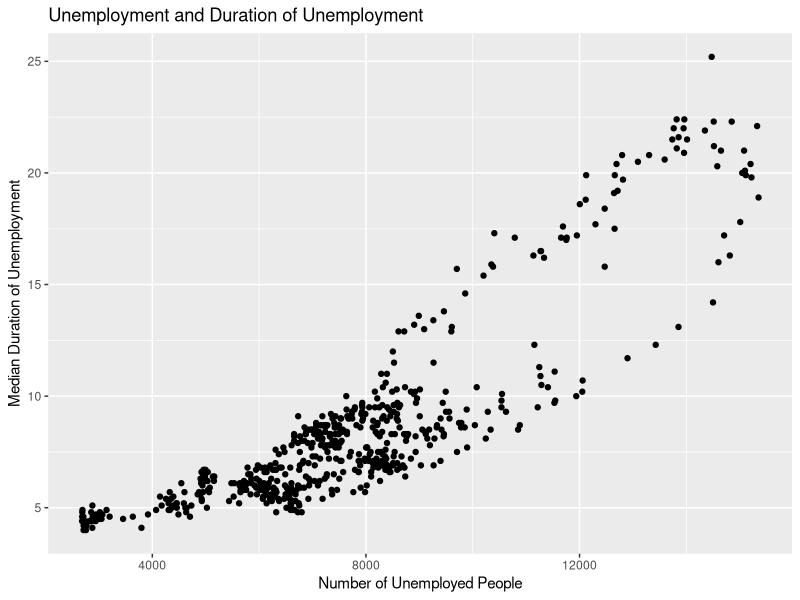
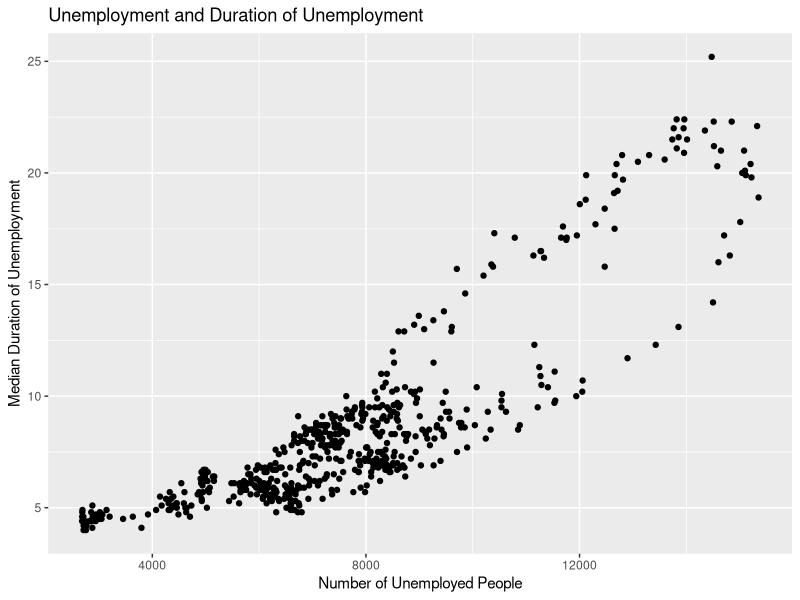

Write the R code that produced these figures, in order.
## ---- chunk 1
X <- "This is my first assignment"
X
## ---- chunk 2
paste("Hello", "world")
paste("Hello", "world", sep = "-")
paste0("Hello", "world")
## ---- chunk 3
X <- paste(X, "and I'm loving it!")
X
## ---- chunk 4
Y <- c(2, 3, 4, 5)
Y <- Y * 2
Y
## ---- chunk 5
X
Y
## ---- chunk 6
max(Y)
min(Y)
## ---- chunk 7
# install.packages("ggplot2")
library(ggplot2)

head(economics)
## ---- chunk 8
plot <- ggplot(economics, aes(x = unemploy, y = uempmed)) +
  geom_point()

plot +
  labs(
    title = "Unemployment and Duration of Unemployment",
    x = "Number of Unemployed People",
    y = "Median Duration of Unemployment"
  )
## ---- chunk 9
#| label: fig-unemployment
#| fig-cap: "Scatterplot showing unemployment and median duration of unemployment."
#| fig-width: 5
#| fig-asp: 0.6

economics |>
  ggplot(aes(x = unemploy, y = uempmed)) +
  geom_point() +
  labs(
    title = "Unemployment and Duration of Unemployment",
    x = "Number of Unemployed People",
    y = "Median Duration of Unemployment"
  )
